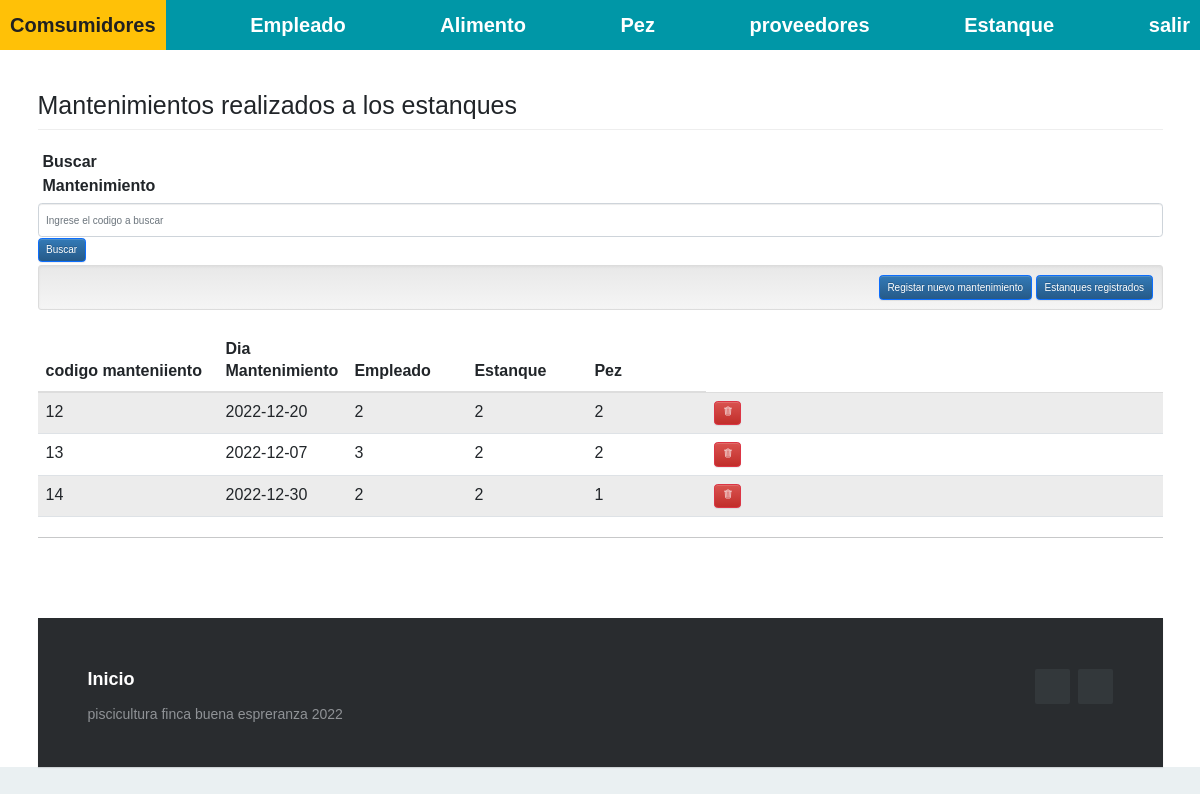
Page /index.php?c=mantenimiento (signed in) on the committed database.
### tables this page shows
CREATE TABLE `mantiene` (
  `codManteni` int(11) NOT NULL,
  `Fecha_Mantenimiento` date DEFAULT NULL,
  `ID_Empleado` int(11) NOT NULL,
  `ID_Estanque` int(11) NOT NULL,
  `ID_Pez` int(11) NOT NULL
);

### Controller/mantenimiento.controller.php (called while the page is built, shortened)
<?php
require_once 'model/mantenimiento.php';
class mantenimientoController{
    public function __CONSTRUCT(){
        $this->model = new mantenimiento();
    }
    public function Index(){
        require_once 'view/header.php';
        require_once 'view/mantenimiento/mantenimiento.php';
        require_once 'view/footer.php';
    }
}

### Model/database.php (called while the page is built)
<?php
class Database
{
    public static function Conectar()
    {
        $pdo = new PDO('mysql:host=localhost;dbname=piscicultura;charset=utf8', 'root', '');
        $pdo->setAttribute(PDO::ATTR_ERRMODE, PDO::ERRMODE_EXCEPTION);
        return $pdo;
    }
}

### Model/mantenimiento.php (called while the page is built, shortened)
<?php
class mantenimiento
{
	private $pdo;
	public function __CONSTRUCT()
	{
		try
		{
			$this->pdo = Database::Conectar();
		}
		catch(Exception $e)
		{
			die($e->getMessage());
		}
	}
	public function Listar()
	{
		try
		{
			$stm = $this->pdo->prepare("SELECT * FROM mantiene");
			$stm->execute();
			return $stm->fetchAll(PDO::FETCH_OBJ);
		}
		catch(Exception $e)
		{
			die($e->getMessage());
		}
	}
}

### View/mantenimiento/mantenimiento.php (the view, shortened to what this page needs)
<h1 class="page-header">Mantenimientos realizados a los estanques</h1>
<form method="POST">
    <div class="mb-1 d-grid">
        <div class="">
            <label for="tipo" class="form-label col-1 mx-2">Buscar Mantenimiento</label>
            <input type="text" name="codigo" class="form-control" placeholder="Ingrese el codigo a buscar"/>
            <div class="col-1">
                    <button name="buscar" type="submit" class="btn btn-primary abs-center">Buscar</button>
            </div>
        </div>
    </div>
</form>
<div class="well well-sm text-right">
    <a class="btn btn-primary" href="?c=mantenimiento&a=Nuevo">Registar nuevo mantenimiento</a>
    <a class="btn btn-primary" href="?c=estanque">Estanques registrados</a>
</div>
<table class="table table-striped">
    <thead>
        <tr>
            <th style="width:180px;">codigo manteniiento</th>
            <th style="width:120px;">Dia Mantenimiento</th>
            <th style="width:120px;">Empleado</th>
            <th style="width:120px;">Estanque </th>
            <th style="width:120px;">Pez</th>
        </tr>
    </thead>
    <tbody>
<?php
$col = $_REQUEST['codigo'] ?? null;
if ($col == null || $col == 0): ?>
    <?php foreach($this->model->Listar() as $r): ?>
    <tr>
            <td><?php echo $r->codManteni; ?></td>
            <td><?php echo $r->Fecha_Mantenimiento; ?></td>
            <td><?php echo $r->ID_Empleado; ?></td>
            <td><?php echo $r->ID_Estanque; ?></td>
            <td><?php echo $r->ID_Pez; ?></td>
            <td>
                <a class="btn btn-danger" onclick="javascript:return confirm('¿Seguro de eliminar este registro?');" href="?c=mantenimiento&a=Eliminar&codManteni=<?php echo $r->codManteni; ?>"><ion-icon name="trash-outline"></ion-icon></a>
            </td>
        </tr>
        <?php endforeach; ?>
<?php endif ?>
    </tbody>
</table>

### assets/css/demo.css (style rules this page uses)
* { padding:0; margin:0; }
html { background-color: #eaf0f2; }
body { font:14px/1.5 Arial, Helvetica, sans-serif; }

### View/footer.php (style rules this page uses)
html { font-size: 62.5%; }
body { font-size: 16px; font-family: 'Krub', sans-serif; }

### rows in the picture
mantiene: codManteni "12", Fecha_Mantenimiento "2022-12-20", ID_Empleado "2", ID_Estanque "2", ID_Pez "2"
mantiene: codManteni "13", Fecha_Mantenimiento "2022-12-07", ID_Empleado "3", ID_Estanque "2", ID_Pez "2"
mantiene: codManteni "14", Fecha_Mantenimiento "2022-12-30", ID_Empleado "2", ID_Estanque "2", ID_Pez "1"
